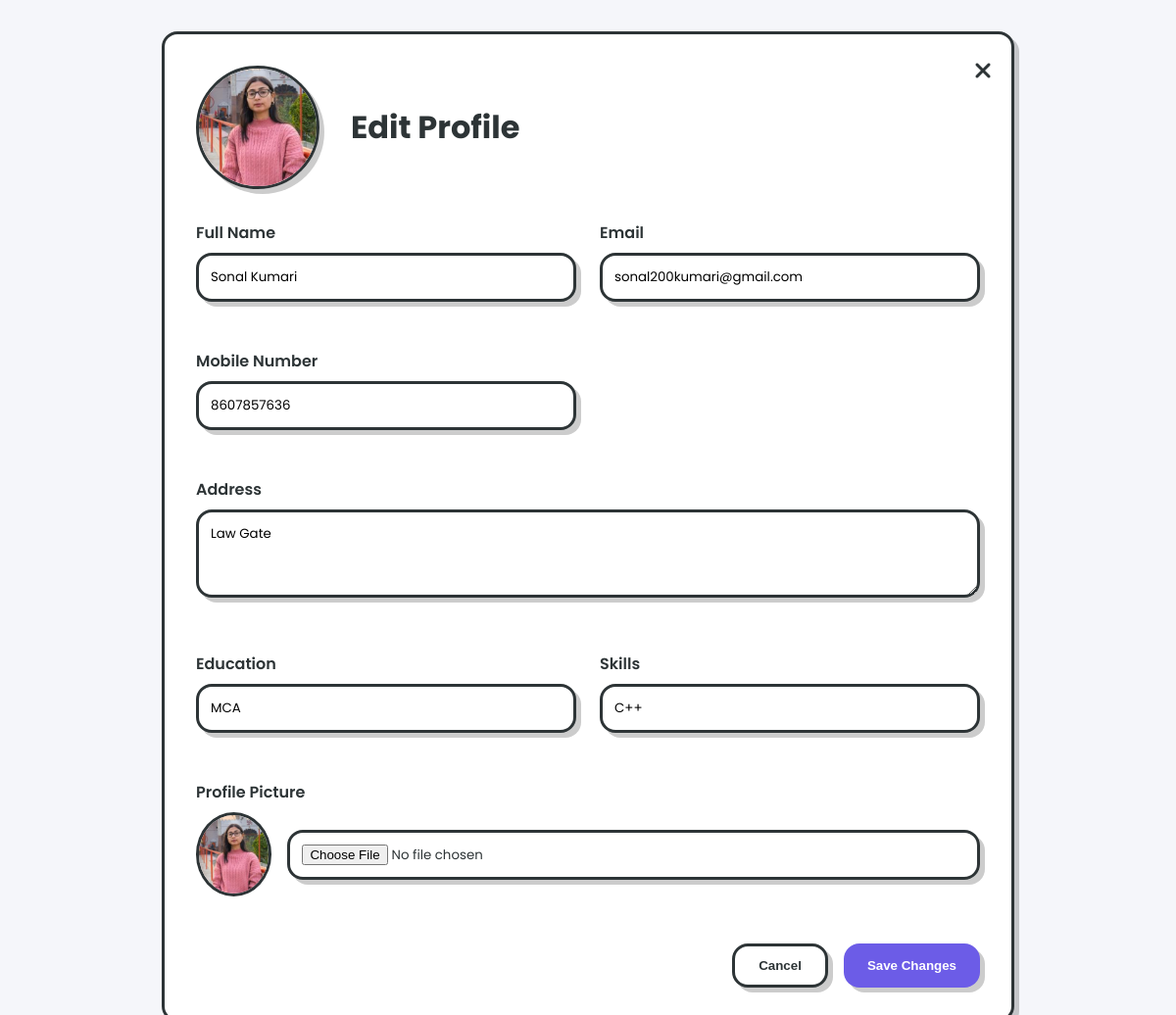
The app's page /Backend/profile.php (signed in) with its own data.
### tables this page shows
CREATE TABLE `users` (
  `id` int(11) NOT NULL,
  `username` varchar(50) NOT NULL,
  `email` varchar(100) NOT NULL,
  `phone` varchar(15) DEFAULT NULL,
  `address` text DEFAULT NULL,
  `education` varchar(255) DEFAULT NULL,
  `skills` varchar(255) DEFAULT NULL,
  `password` varchar(255) NOT NULL,
  `created_at` timestamp NOT NULL DEFAULT current_timestamp(),
  `name` varchar(255) DEFAULT NULL,
  `profile_pic` blob DEFAULT NULL
);

### Backend/profile.php (the view, shortened to what this page needs)
<?php
require_once __DIR__ . '/db.php';
$stmt = $conn->prepare("SELECT * FROM users WHERE id = ?");
$stmt->bind_param("i", $_SESSION['user_id']);
$stmt->execute();
$result = $stmt->get_result();
$user = $result->fetch_assoc();
$defaultValues = [
    'name' => '',
    'email' => '',
    'profile_pic' => '../Asset/user.png',
    'phone' => '',
    'address' => '',
    'education' => '',
    'skills' => ''
];
$user = array_merge($defaultValues, $user ?? []);
$profilePicUrl = isset($user['profile_pic']) && file_exists(__DIR__ . '/' . $user['profile_pic']) ? $user['profile_pic'] : 'Asset/user.png';
?>
<!DOCTYPE html>
<html lang="en">
<head>
    <link rel="stylesheet" href="https://cdnjs.cloudflare.com/ajax/libs/font-awesome/6.4.0/css/all.min.css">
</head>
<body>
    <div class="profile-container">
        <div class="close-btn" onclick="window.location.href='../User Dashboard/dashboard.php'">
            <i class="fas fa-times"></i>
        </div>
        <div class="profile-header">
            <img src="<?php echo htmlspecialchars($profilePicUrl); ?>" alt="Profile" class="profile-avatar">
            <h1 class="profile-title">Edit Profile</h1>
        </div>
        <form method="post" enctype="multipart/form-data" class="profile-form" id="profileForm">
            <div class="form-group">
                <label for="name">Full Name</label>
                <input type="text" id="name" name="name" value="<?php echo htmlspecialchars($user['name']); ?>" required>
            </div>
            <div class="form-group">
                <label for="email">Email</label>
                <input type="email" id="email" name="email" value="<?php echo htmlspecialchars($user['email']); ?>" required>
            </div>
            <div class="form-group">
                <label for="mobile">Mobile Number</label>
                <input type="tel" id="mobile" name="mobile" value="<?php echo htmlspecialchars($user['phone']); ?>">
            </div>
            <div class="form-group full-width">
                <label for="address">Address</label>
                <textarea id="address" name="address" rows="3"><?php echo htmlspecialchars($user['address']); ?></textarea>
            </div>
            <div class="form-group">
                <label for="education">Education</label>
                <input type="text" id="education" name="education" value="<?php echo htmlspecialchars($user['education']); ?>">
            </div>
            <div class="form-group">
                <label for="skills">Skills</label>
                <input type="text" id="skills" name="skills" value="<?php echo htmlspecialchars($user['skills']); ?>">
            </div>
            <div class="form-group full-width">
                <label>Profile Picture</label>
                <div class="avatar-upload">
                    <img id="avatarPreview" src="<?php echo htmlspecialchars($profilePicUrl); ?>" class="avatar-preview">
                    <input type="file" id="profile_pic" name="profile_pic" accept="image/*">
                </div>
            </div>
            <div class="btn-group">
                <button type="button" onclick="window.location.href='dashboard.php'" class="btn btn-secondary">Cancel</button>
                <button type="submit" class="btn">Save Changes</button>
            </div>
        </form>
    </div>
</body>
</html>

### Backend/profile.php (style rules this page uses)
:root { --electric-purple: #6C5CE7; --vibrant-pink: #FD79A8; --neon-blue: #00CEFF; --deep-space: #2D3436; --pure-white: #FFFFFF; --soft-cloud: #F5F6FA; --border-thickness: 3px; --border-radius: 16px; --shadow-offset: 5px; --shadow-blur: 0px; --shadow-color: rgba(0, 0, 0, 0.2); }
body { font-family: 'Poppins', sans-serif; background-color: var(--soft-cloud); color: var(--deep-space); margin: 0; padding: 0; }
.profile-container { max-width: 800px; margin: 2rem auto; background: var(--pure-white); border: var(--border-thickness) solid var(--deep-space); border-radius: var(--border-radius); box-shadow: var(--shadow-offset) var(--shadow-offset) var(--shadow-blur) var(--shadow-color); padding: 2rem; position: relative; }
.close-btn { position: absolute; top: 20px; right: 20px; font-size: 1.5rem; cursor: pointer; color: var(--deep-space); transition: all 0.3s ease; }
.profile-header { display: flex; align-items: center; gap: 2rem; margin-bottom: 2rem; padding-right: 40px; }
.profile-avatar { width: 120px; height: 120px; border-radius: 50%; border: var(--border-thickness) solid var(--deep-space); object-fit: cover; box-shadow: var(--shadow-offset) var(--shadow-offset) var(--shadow-blur) var(--shadow-color); }
.profile-title { font-size: 2rem; margin: 0; color: var(--deep-space); }
.profile-form { display: grid; grid-template-columns: 1fr 1fr; gap: 1.5rem; }
.form-group { margin-bottom: 1.5rem; width: 100%; box-sizing: border-box; }
.form-group.full-width { grid-column: span 2; }
label { display: block; margin-bottom: 0.5rem; font-weight: 600; }
input, textarea, select { width: 100%; padding: 0.75rem; border: var(--border-thickness) solid var(--deep-space); border-radius: var(--border-radius); font-family: 'Poppins', sans-serif; box-shadow: var(--shadow-offset) var(--shadow-offset) var(--shadow-blur) var(--shadow-color); transition: all 0.3s ease; box-sizing: border-box; }
.btn { padding: 0.75rem 1.5rem; background: var(--electric-purple); color: white; border: none; border-radius: var(--border-radius); font-weight: 600; cursor: pointer; box-shadow: var(--shadow-offset) var(--shadow-offset) var(--shadow-blur) var(--shadow-color); transition: all 0.3s ease; }
.btn-secondary { background: var(--pure-white); color: var(--deep-space); border: var(--border-thickness) solid var(--deep-space); }
.btn-group { grid-column: span 2; display: flex; gap: 1rem; justify-content: flex-end; }
.avatar-upload { display: flex; align-items: center; gap: 1rem; }
.avatar-preview { width: 80px; height: 80px; border-radius: 50%; border: var(--border-thickness) solid var(--deep-space); object-fit: cover; }

### records on screen
users: profile_pic (picture), name "Sonal Kumari", email "sonal200kumari@gmail.com", mobile "8607857636", address "Law Gate", education "MCA", skills "C++"
